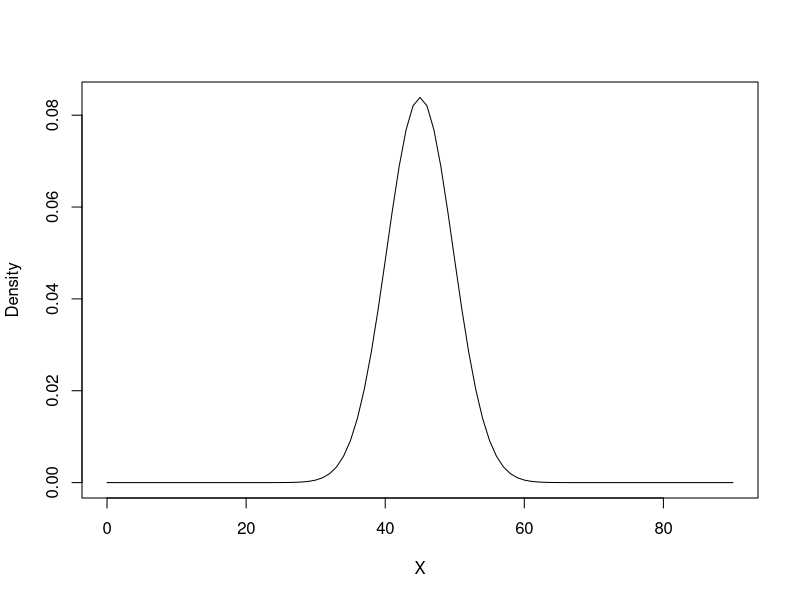

R code for this plot:
# Q1
# size = 90, success = 50, probability = 50%, significance = 0.05
result <- binom.test(50, 90, 0.5, alternative = "two.sided")
print(result)
if (result$p.value > 0.05) {
    print("don't reject the null hypoth")
} else {
    print("Reject the null hypoth")
}

#Q2
# size = 90, success = ?, probability = 50%, significance = 0.05
# requirement: reject the null hypoth
size <- 45:90
for (i in size) {
    res <- binom.test(i, 90, 0.5, alternative = "two.sided")
    if (res$p.value < 0.05) {
        print(res)
        print("The minimum threshold on the number of heads that Rejects the null hypoth")
        print(i)
        break
    }
}

# Q3
# Plot density function of binomial distribution
# n = 90, prob = .5, xlab = 'X', ylab = 'density'
success <- 0:90
plot(success, dbinom(success, prob = 0.5, size = 90), type = "l", xlab = "X", ylab = "Density")
